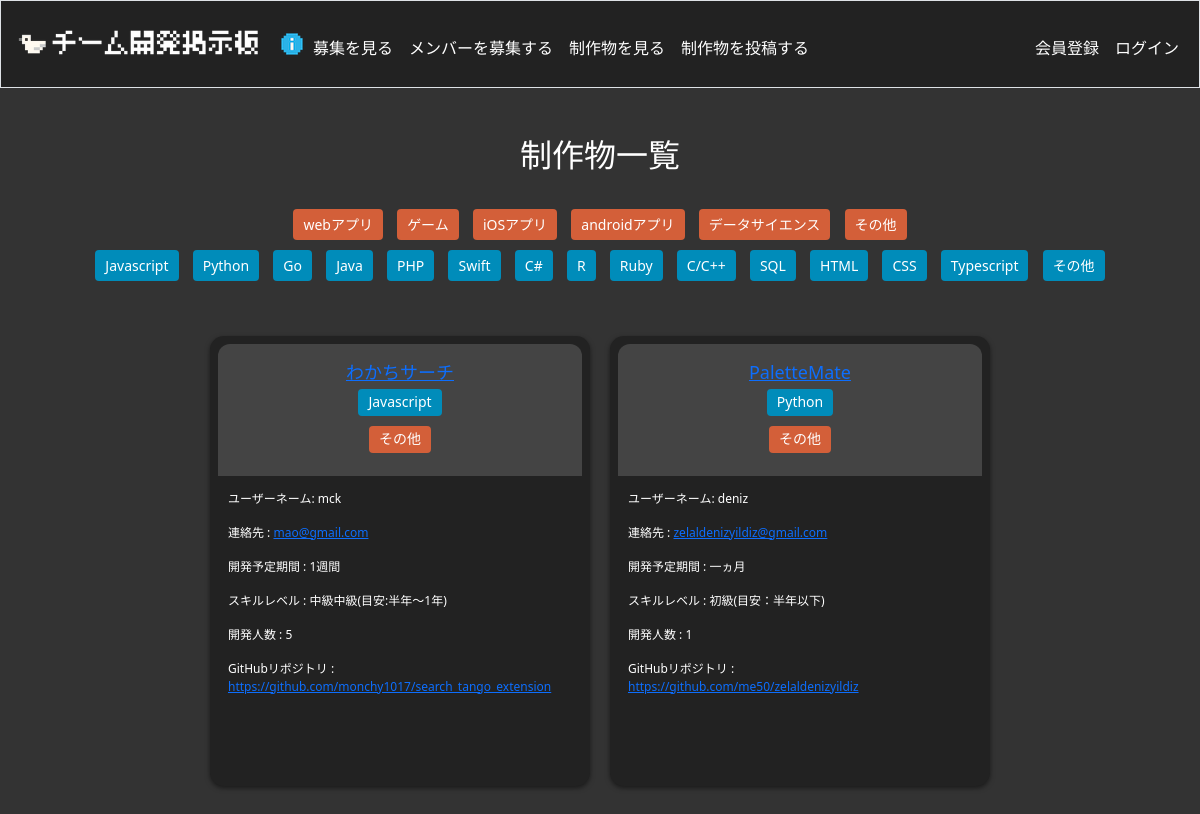
The app's page /watch_tag/その他, older data.
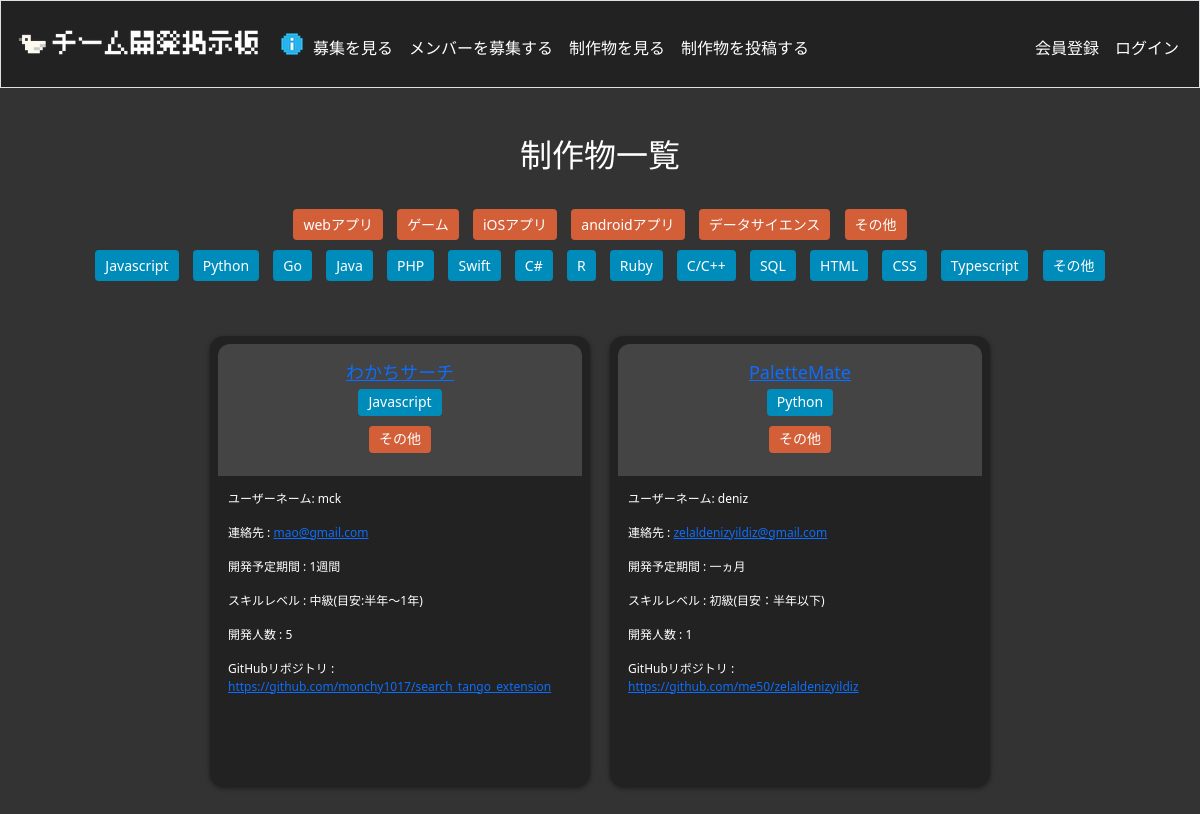
The same page, newer data.
### tables this page shows
CREATE TABLE genres (
	genre_id INTEGER PRIMARY KEY AUTOINCREMENT NOT NULL,
	name TEXT
);

CREATE TABLE languages (
	language_id INTEGER PRIMARY KEY AUTOINCREMENT NOT NULL,
	name TEXT
);

CREATE TABLE works (
         work_id INTEGER PRIMARY KEY AUTOINCREMENT NOT NULL,
         title TEXT,
         github TEXT,
         youtube TEXT,
         howmany INTEGER,
         mail_address TEXT,
         time TEXT,
         level TEXT,
         genre TEXT,
         overview TEXT,
         background TEXT,
         technique TEXT,
         body TEXT,
         user_id INTEGER, grade TEXT, dev_url TEXT, youtube2 TEXT,
         FOREIGN KEY (user_id) REFERENCES users(user_id)
 );

### app.py (the view, shortened to what this page needs)
@app.route("/watch_tag/<string:tag>")
def watch_tag(tag):
    genres = db.execute("SELECT * FROM genres")
    languages = db.execute("SELECT * FROM languages")
    works = db.execute("""
        SELECT works.*, GROUP_CONCAT(languages.name) as language_name, users.username
        FROM works
        LEFT JOIN language_to_work
        ON works.work_id = language_to_work.work_id
        LEFT JOIN languages
        ON languages.language_id = language_to_work.language_id
        LEFT JOIN users
        ON users.user_id = works.user_id
        WHERE genre = ?
        GROUP BY works.work_id;
    """, tag)
    return render_template('watch_tag.html', genres=genres, languages=languages, works=works)

### templates/watch_tag.html (shortened to what this page needs)
{% extends "layout.html" %}
{% block main %}
<h2>制作物一覧</h2>
<div class="tag_list">
    {% for i in genres %}
        <button name="button" type="submit" class="tag_genres" onclick="location.href='{{ url_for('watch_tag', tag=i.name) }}'">{{ i.name }}</button>
    {% endfor %}
    <br>
    {% for i in languages %}
        <button name="button" type="submit" class="tag_languages" onclick="location.href='{{ url_for('watch_language', tag=i.name) }}'">{{ i["name"] }}</button>
    {% endfor %}
</div>
<div class="box-container">
    {% for work in works %}
    <div class="box">
        <div class="box-header">
            <h2><a href="{{ url_for('watch_get', get=work.work_id) }}">{{ work.title }}</a><br>
            {% for language in work.language_name.split(',') %}
                <button class="tag_languages">{{ language }}</button>
            {% endfor %}
            <br>
            <button class="tag_genres">{{ work.genre }}</button>
            </h2>
        </div>
        <div class="box-content">
            <p>ユーザーネーム: {{ work.username }}</p>
            <p>連絡先 : <a href="mailto:{{ work.mail_address }}">{{ work.mail_address }}</a></p>
            <p>開発予定期間 : {{ work.time }}</p>
            <p>スキルレベル : {{ work.level }}</p>
            <p>開発人数 : {{ work.howmany }}</p>
            <p>GitHubリポジトリ : <a href="{{ work.github }}" target="_blank" rel="noopener">{{ work.github }}</a></p>
        </div>
    </div>
    {% endfor %}
</div>
{% endblock %}

### templates/layout.html (shortened to what this page needs)
<!DOCTYPE html>
<html lang="en">
    <head>
        <link rel="stylesheet" type="text/css" href="{{ url_for('static', filename='styles.css') }}">
        <link href="https://cdn.jsdelivr.net/npm/bootstrap@5.2.3/dist/css/bootstrap.min.css" rel="stylesheet">
        <link href="/static/styles.css" rel="stylesheet">
    </head>
    <body>
        <nav class="border navbar navbar-expand-md navbar-light">
            <div class="container-fluid">
                <a class="navbar-brand" href="/"><img src="/static/images/logo.png" width="250" height="60"></a>
                <div class="collapse navbar-collapse" id="navbar">
                    <div class="text-center col-xs-12">
                        <img src="/static/images/info.png" alt="ポップアップを開く" data-bs-toggle="modal" data-bs-target="#modal1">
                    </div>
                        <ul class="navbar-nav me-auto mt-2">
                            <li class="nav-item"><a class="nav-link" href="/">募集を見る</a></li>
                            <li class="nav-item"><a class="nav-link" href="/input">メンバーを募集する</a></li>
                            <li class="nav-item"><a class="nav-link" href="/watch">制作物を見る</a></li>
                            <li class="nav-item"><a class="nav-link" href="/output">制作物を投稿する</a></li>
                        </ul>
                        {% if session["user_id"] %}
                        <ul class="navbar-nav ms-auto mt-2">
                            <li class="nav-item"><a class="nav-link" href="/mypage">マイページ</a></li>
                            <li class="nav-item"><a class="nav-link" href="/logout">ログアウト</a></li>
                        </ul>
                    {% else %}
                        <ul class="navbar-nav ms-auto mt-2">
                            <li class="nav-item"><a class="nav-link" href="/register">会員登録</a></li>
                            <li class="nav-item"><a class="nav-link" href="/login">ログイン</a></li>
                        </ul>
                    {% endif %}
                </div>
            </div>
        </nav>
        <main class="container-fluid py-5 text-center">
            {% block main %}{% endblock %}
        </main>
    </body>
</html>

### static/styles.css (style rules this page uses)
body { background-color: #333333; }
.tag_list { margin-top: 30px; margin-bottom: 50px; }
.box-container { display: flex; flex-wrap: wrap; flex-direction: row; justify-content: center; align-items: flex-start; gap: 20px; margin: 0 auto; }
.box { display: grid; background-color: #222222; border-radius: 14px; width: 380px; height: 450px; margin-bottom: 16px; padding: 8px; box-shadow: 0 2px 5px rgba(0, 0, 0, 0.5); display: flex; flex-direction: column; grid-auto-flow: row; }
.box-header { background-color: #444444; border-top-left-radius: 12px; border-top-right-radius: 12px; border-bottom: 0; padding: 18px; display: flex; justify-content: space-between; align-items: center; margin-bottom: 4px; flex-grow: 0; }
.box-header h2 { margin: 0; color: white; flex-grow: 1; overflow: hidden; text-overflow: ellipsis; font-size: 18px; }
.box-content { text-align: left; font-size: 12px; padding: 10px; color: white; flex-grow: 1; max-height: 400px; overflow-y: scroll; padding-right: 15px; overflow-wrap: break-word; }
.box-content p:first-child { margin-top: 0; }
h1, .mb-3, .form-label, .languageinput, .checklist, h2, h3, h4 { color: white; }
nav { background-color: #222222; }
nav .navbar-brand { color: white; }
nav .navbar-nav .nav-item .nav-link { color: white }
.tag_languages, .tag_genres { margin-left: 5px; margin-right: 5px; border: none; border-radius: 3px; background-color: #666666; color: white; font-size: 12px; padding: 3px 5px; margin-top: 5px; margin-bottom: 5px; }
.tag_languages { background-color: #008cba; color: white; border: none; border-radius: 4px; padding: 5px 10px; font-size: 14px; cursor: pointer; }
.tag_genres { background-color: #d35f39; color: white; border: none; border-radius: 4px; padding: 5px 10px; font-size: 14px; cursor: pointer; }

Row changes from the older to the newer data that the page shows:
changed works "わかちサーチ": level "中級中級(目安:半年〜1年)" → "中級(目安:半年〜1年)"
